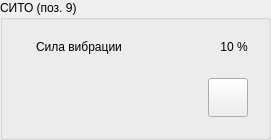
  <widget class="QGroupBox" name="panel_siever">
   <property name="geometry">
    <rect>
     <x>1560</x>
     <y>660</y>
     <width>271</width>
     <height>129</height>
    </rect>
   </property>
   <property name="title">
    <string>СИТО (поз. 9)</string>
   </property>
   <property name="style" stdset="0">
    <string>vodoley</string>
   </property>
   <layout class="QVBoxLayout" name="verticalLayout_8">
    <item>
     <widget class="QWidget" name="widget_16" native="true">
      <layout class="QHBoxLayout" name="horizontalLayout_20">
       <item alignment="Qt::AlignLeft">
        <widget class="QLabel" name="label_60">
         <property name="maximumSize">
          <size>
           <width>32</width>
           <height>32</height>
          </size>
         </property>
         <property name="text">
          <string/>
         </property>
         <property name="pixmap">
          <pixmap resource="../resources.qrc">:/strength.png</pixmap>
         </property>
         <property name="scaledContents">
          <bool>true</bool>
         </property>
        </widget>
       </item>
       <item>
        <widget class="QLabel" name="label_61">
         <property name="sizePolicy">
          <sizepolicy hsizetype="Expanding" vsizetype="Preferred">
           <horstretch>0</horstretch>
           <verstretch>0</verstretch>
          </sizepolicy>
         </property>
         <property name="text">
          <string>Сила вибрации</string>
         </property>
         <property name="alignment">
          <set>Qt::AlignLeading|Qt::AlignLeft|Qt::AlignVCenter</set>
         </property>
         <property name="style" stdset="0">
          <string>hint</string>
         </property>
        </widget>
       </item>
       <item alignment="Qt::AlignRight">
        <widget class="QLabel" name="label_62">
         <property name="text">
          <string>10 %</string>
         </property>
         <property name="alignment">
          <set>Qt::AlignCenter</set>
         </property>
         <property name="style" stdset="0">
          <string>hint</string>
         </property>
        </widget>
       </item>
      </layout>
     </widget>
    </item>
    <item>
     <widget class="QWidget" name="status_row_8" native="true">
      <layout class="QHBoxLayout" name="horizontalLayout_21">
       <item>
        <widget class="QLabel" name="powered_9">
         <property name="enabled">
          <bool>false</bool>
         </property>
         <property name="minimumSize">
          <size>
           <width>32</width>
           <height>32</height>
          </size>
         </property>
         <property name="maximumSize">
          <size>
           <width>32</width>
           <height>32</height>
          </size>
         </property>
         <property name="toolTip">
          <string>Авария ЧП. Возможно потребуется выключить-включить ЧП 9</string>
         </property>
         <property name="text">
          <string/>
         </property>
         <property name="pixmap">
          <pixmap resource="../resources.qrc">:/bolt.png</pixmap>
         </property>
         <property name="scaledContents">
          <bool>true</bool>
         </property>
        </widget>
       </item>
       <item>
        <widget class="QLabel" name="fault_fq_9">
         <property name="enabled">
          <bool>false</bool>
         </property>
         <property name="minimumSize">
          <size>
           <width>32</width>
           <height>32</height>
          </size>
         </property>
         <property name="maximumSize">
          <size>
           <width>32</width>
           <height>32</height>
          </size>
         </property>
         <property name="toolTip">
          <string>Авария ЧП. Возможно потребуется выключить-включить ЧП 9</string>
         </property>
         <property name="text">
          <string/>
         </property>
         <property name="pixmap">
          <pixmap resource="../resources.qrc">:/attention.png</pixmap>
         </property>
         <property name="scaledContents">
          <bool>true</bool>
         </property>
        </widget>
       </item>
       <item>
        <spacer name="horizontalSpacer_8">
         <property name="orientation">
          <enum>Qt::Horizontal</enum>
         </property>
         <property name="sizeHint" stdset="0">
          <size>
           <width>40</width>
           <height>20</height>
          </size>
         </property>
        </spacer>
       </item>
       <item>
        <widget class="QToolButton" name="settings_2">
         <property name="cursor">
          <cursorShape>PointingHandCursor</cursorShape>
         </property>
         <property name="text">
          <string/>
         </property>
         <property name="icon">
          <iconset theme="system-settings">
           <normaloff>../../../../.designer/backup</normaloff>../../../../.designer/backup</iconset>
         </property>
         <property name="iconSize">
          <size>
           <width>32</width>
           <height>32</height>
          </size>
         </property>
        </widget>
       </item>
      </layout>
     </widget>
    </item>
   </layout>
  </widget>
